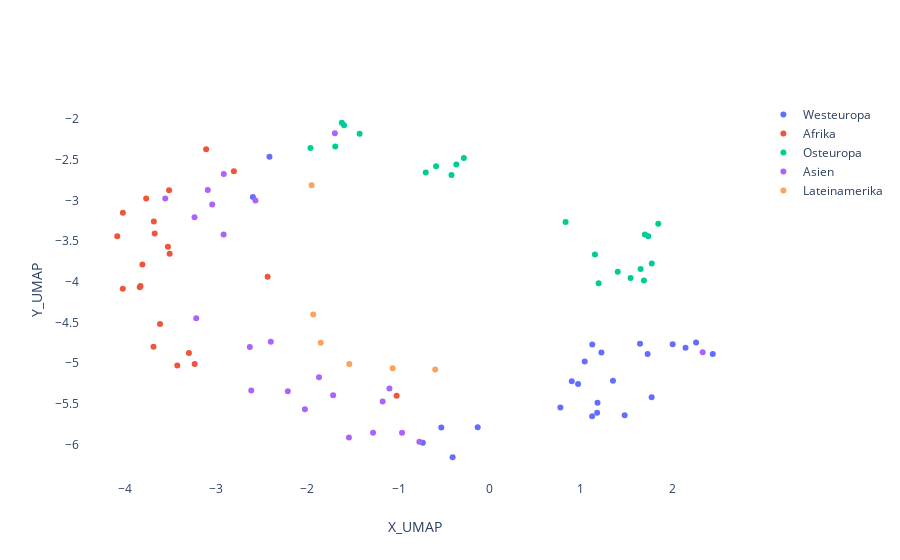

Notebook source saved alongside this figure:
### Code cell
un_groups = ["UN_AfricanGroup","UN_AsiaGroup","UN_EastEUGroup","UN_LatinAmerica","UN_WestEuropeGroup"]

vector_df_africa = vector_df[vector_df.UN_AfricanGroup==1]
vector_df_asia = vector_df[vector_df.UN_AsiaGroup==1]
vector_df_easteu = vector_df[vector_df.UN_EastEUGroup==1]
vector_df_latinamerica = vector_df[vector_df.UN_LatinAmerica==1]
vector_df_westeu = vector_df[vector_df.UN_WestEuropeGroup==1]


fig = {
    'data': [
        {
  			'x': vector_df_westeu.X_UMAP, 
        	'y': vector_df_westeu.Y_UMAP, 
        	'text': vector_df_westeu.index, 
        	'mode': 'markers', 
        	'name': 'Westeuropa',
            "textposition":"middle right"},
  		{
  			'x': vector_df_africa.X_UMAP, 
        	'y': vector_df_africa.Y_UMAP, 
        	'text': vector_df_africa.index, 
        	'mode': 'markers', 
        	'name': 'Afrika',
            "textposition":"middle right"},
        {
  			'x': vector_df_easteu.X_UMAP, 
        	'y': vector_df_easteu.Y_UMAP, 
        	'text': vector_df_easteu.index, 
        	'mode': 'markers', 
        	'name': 'Osteuropa',
            "textposition":"middle right"},
      	{
  			'x': vector_df_asia.X_UMAP, 
        	'y': vector_df_asia.Y_UMAP, 
        	'text': vector_df_asia.index, 
        	'mode': 'markers', 
        	'name': 'Asien',
            "textposition":"middle right"},


      	{
  			'x': vector_df_latinamerica.X_UMAP, 
        	'y': vector_df_latinamerica.Y_UMAP, 
        	'text': vector_df_latinamerica.index, 
        	'mode': 'markers', 
        	'name': 'Lateinamerika',
            "textposition":"middle right"},

    ],
    'layout': {
        'xaxis': {'title': 'X_UMAP'},
        'yaxis': {'title': "Y_UMAP"},
        "plot_bgcolor": "rgb(255, 255, 255)",
        #"width": 2000,
        #"height": 1300, #or more
        "autosize": True
    }
}

plotly.offline.iplot(fig, filename='basic-scatter')

### Figure 1 — Plotly figure (JSON) as saved in the notebook; plotly's stock layout.template omitted (floating-point values rounded to 4 significant figures)
{"data": [{"mode": "markers", "name": "Westeuropa", "text": ["australien", "belgien", "dänemark", "finnland", "frankreich", "griechenland", "irland", "island", "israel", "italien", "kanada", "luxemburg", "malta", "neuseeland", "niederlande", "norwegen", "österreich", "portugal", "schweden", "schweiz", "spanien", "türkei", "usa", "vereinigtes_königreich"], "textposition": "middle right", "type": "scatter", "x": [-0.4073, 1.352, 1.481, 1.178, 1.125, 2.447, 2.264, 1.777, -2.599, 1.649, -0.1319, 0.9003, 1.732, -0.7339, 0.9692, 1.123, 1.226, 2.148, 1.182, 0.775, 2.008, -2.417, -0.5312, 1.042], "y": [-6.158, -5.216, -5.642, -5.611, -4.772, -4.888, -4.747, -5.419, -2.955, -4.761, -5.791, -5.222, -4.888, -5.98, -5.256, -5.653, -4.869, -4.811, -5.489, -5.546, -4.768, -2.463, -5.792, -4.981]}, {"mode": "markers", "name": "Afrika", "text": ["ägypten", "algerien", "angola", "äthiopien", "ghana", "kenia", "kongo", "libyen", "mali", "mosambik", "namibia", "niger", "nigeria", "ruanda", "senegal", "somalia", "südafrika", "sudan", "südsudan", "tansania", "uganda"], "textposition": "middle right", "type": "scatter", "x": [-2.807, -3.112, -3.618, -4.026, -3.429, -3.833, -3.531, -3.518, -4.025, -3.238, -2.437, -4.087, -3.84, -3.512, -3.689, -3.77, -1.021, -3.686, -3.676, -3.301, -3.811], "y": [-2.641, -2.37, -4.52, -4.086, -5.029, -4.053, -3.568, -2.874, -3.15, -5.01, -3.937, -3.439, -4.067, -3.656, -4.798, -2.976, -5.403, -3.259, -3.406, -4.875, -3.787]}, {"mode": "markers", "name": "Osteuropa", "text": ["albanien", "armenien", "aserbaidschan", "belarus", "bosnien_und_herzegowina", "bulgarien", "estland", "georgien", "kroatien", "lettland", "litauen", "mazedonien", "montenegro", "polen", "rumänien", "serbien", "slowakei", "slowenien", "tschechien", "ukraine", "ungarn"], "textposition": "middle right", "type": "scatter", "x": [-0.284, -1.598, -1.623, -1.695, -0.4197, 1.778, 1.703, -1.428, 0.8326, 1.74, 1.849, -0.7024, -0.5884, 1.155, 1.656, -0.3668, 1.692, 1.195, 1.545, -1.967, 1.404], "y": [-2.476, -2.072, -2.043, -2.336, -2.687, -3.776, -3.419, -2.179, -3.264, -3.439, -3.285, -2.656, -2.578, -3.663, -3.843, -2.558, -3.984, -4.016, -3.952, -2.355, -3.875]}, {"mode": "markers", "name": "Asien", "text": ["afghanistan", "bangladesch", "china", "hongkong", "indien", "indonesien", "irak", "iran", "japan", "kambodscha", "kasachstan", "malaysia", "nepal", "nordkorea", "pakistan", "philippinen", "saudi_arabien", "singapur", "südkorea", "syrien", "thailand", "vietnam", "zypern"], "textposition": "middle right", "type": "scatter", "x": [-3.561, -2.402, -1.175, -1.545, -1.1, -1.873, -3.045, -2.918, -0.772, -2.617, -1.699, -2.216, -3.221, -3.094, -2.92, -2.632, -2.571, -1.28, -0.9622, -3.239, -2.028, -1.719, 2.336], "y": [-2.975, -4.736, -5.472, -5.915, -5.311, -5.173, -3.048, -2.675, -5.969, -5.338, -2.174, -5.345, -4.45, -2.871, -3.419, -4.802, -3.0, -5.859, -5.857, -3.206, -5.569, -5.396, -4.867]}, {"mode": "markers", "name": "Lateinamerika", "text": ["argentinien", "brasilien", "chile", "kolumbien", "kuba", "mexiko"], "textposition": "middle right", "type": "scatter", "x": [-0.5981, -1.066, -1.541, -1.855, -1.954, -1.936], "y": [-5.078, -5.064, -5.011, -4.751, -2.813, -4.403]}], "layout": {"autosize": true, "plot_bgcolor": "rgb(255, 255, 255)", "xaxis": {"title": {"text": "X_UMAP"}}, "yaxis": {"title": {"text": "Y_UMAP"}}}}
